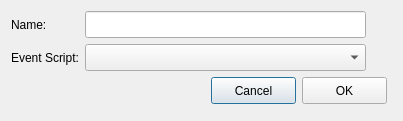
<?xml version="1.0" encoding="UTF-8"?>
<ui version="4.0">
 <class>EditKeyEvent</class>
 <widget class="QDialog" name="EditKeyEvent">
  <property name="geometry">
   <rect>
    <x>0</x>
    <y>0</y>
    <width>403</width>
    <height>121</height>
   </rect>
  </property>
  <property name="minimumSize">
   <size>
    <width>403</width>
    <height>121</height>
   </size>
  </property>
  <property name="maximumSize">
   <size>
    <width>403</width>
    <height>150</height>
   </size>
  </property>
  <property name="windowTitle">
   <string>Edit Key Event</string>
  </property>
  <layout class="QFormLayout" name="formLayout">
   <item row="0" column="0">
    <layout class="QHBoxLayout" name="entryLayout">
     <item>
      <layout class="QVBoxLayout" name="labelLayout">
       <item>
        <widget class="QLabel" name="nameLabel">
         <property name="sizePolicy">
          <sizepolicy hsizetype="Fixed" vsizetype="Preferred">
           <horstretch>0</horstretch>
           <verstretch>0</verstretch>
          </sizepolicy>
         </property>
         <property name="text">
          <string>Name:</string>
         </property>
        </widget>
       </item>
       <item>
        <widget class="QLabel" name="scriptLabel">
         <property name="sizePolicy">
          <sizepolicy hsizetype="Fixed" vsizetype="Preferred">
           <horstretch>0</horstretch>
           <verstretch>0</verstretch>
          </sizepolicy>
         </property>
         <property name="text">
          <string>Event Script:</string>
         </property>
        </widget>
       </item>
      </layout>
     </item>
     <item>
      <layout class="QVBoxLayout" name="fieldLayout">
       <item>
        <widget class="QLineEdit" name="nameEdit">
         <property name="sizePolicy">
          <sizepolicy hsizetype="Preferred" vsizetype="Fixed">
           <horstretch>0</horstretch>
           <verstretch>0</verstretch>
          </sizepolicy>
         </property>
         <property name="minimumSize">
          <size>
           <width>281</width>
           <height>27</height>
          </size>
         </property>
         <property name="maximumSize">
          <size>
           <width>281</width>
           <height>27</height>
          </size>
         </property>
        </widget>
       </item>
       <item>
        <widget class="QComboBox" name="scriptComboBox">
         <property name="sizePolicy">
          <sizepolicy hsizetype="Preferred" vsizetype="Fixed">
           <horstretch>0</horstretch>
           <verstretch>0</verstretch>
          </sizepolicy>
         </property>
         <property name="minimumSize">
          <size>
           <width>281</width>
           <height>27</height>
          </size>
         </property>
         <property name="maximumSize">
          <size>
           <width>281</width>
           <height>27</height>
          </size>
         </property>
        </widget>
       </item>
      </layout>
     </item>
    </layout>
   </item>
   <item row="1" column="0">
    <layout class="QHBoxLayout" name="buttonLayout">
     <item>
      <spacer name="horizontalSpacer">
       <property name="orientation">
        <enum>Qt::Horizontal</enum>
       </property>
       <property name="sizeHint" stdset="0">
        <size>
         <width>200</width>
         <height>20</height>
        </size>
       </property>
      </spacer>
     </item>
     <item>
      <widget class="QPushButton" name="cancelButton">
       <property name="minimumSize">
        <size>
         <width>85</width>
         <height>27</height>
        </size>
       </property>
       <property name="maximumSize">
        <size>
         <width>85</width>
         <height>27</height>
        </size>
       </property>
       <property name="text">
        <string>Cancel</string>
       </property>
      </widget>
     </item>
     <item>
      <widget class="QPushButton" name="okButton">
       <property name="minimumSize">
        <size>
         <width>85</width>
         <height>27</height>
        </size>
       </property>
       <property name="maximumSize">
        <size>
         <width>85</width>
         <height>27</height>
        </size>
       </property>
       <property name="text">
        <string>OK</string>
       </property>
      </widget>
     </item>
    </layout>
   </item>
  </layout>
 </widget>
 <resources/>
 <connections/>
</ui>
